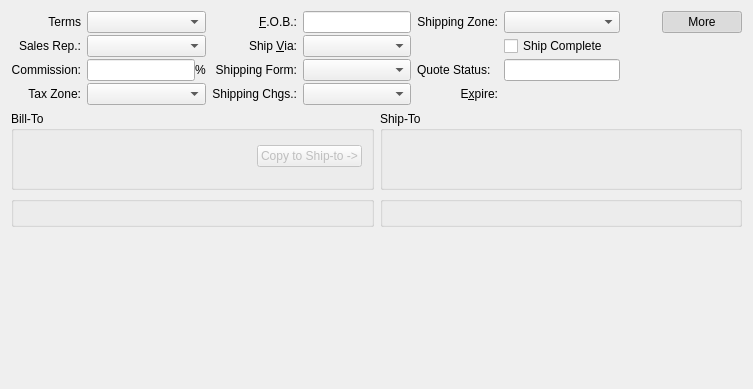
     <widget class="QWidget" name="_headerPage">
      <attribute name="title">
       <string>&amp;Header Information</string>
      </attribute>
      <layout class="QGridLayout" name="gridLayout_8">
       <item row="0" column="0" colspan="2">
        <layout class="QGridLayout">
         <property name="verticalSpacing">
          <number>2</number>
         </property>
         <item row="0" column="1">
          <widget class="XComboBox" name="_terms">
           <property name="sizePolicy">
            <sizepolicy hsizetype="Expanding" vsizetype="Fixed">
             <horstretch>0</horstretch>
             <verstretch>0</verstretch>
            </sizepolicy>
           </property>
           <property name="maximumSize">
            <size>
             <width>200</width>
             <height>16777215</height>
            </size>
           </property>
           <property name="allowNull">
            <bool>true</bool>
           </property>
           <property name="type">
            <enum>XComboBox::ARTerms</enum>
           </property>
          </widget>
         </item>
         <item row="1" column="1">
          <widget class="XComboBox" name="_salesRep">
           <property name="sizePolicy">
            <sizepolicy hsizetype="Expanding" vsizetype="Fixed">
             <horstretch>0</horstretch>
             <verstretch>0</verstretch>
            </sizepolicy>
           </property>
           <property name="maximumSize">
            <size>
             <width>200</width>
             <height>16777215</height>
            </size>
           </property>
           <property name="allowNull">
            <bool>true</bool>
           </property>
           <property name="type">
            <enum>XComboBox::SalesReps</enum>
           </property>
          </widget>
         </item>
         <item row="0" column="0">
          <widget class="QLabel" name="_termsLit">
           <property name="text">
            <string>Terms</string>
           </property>
           <property name="alignment">
            <set>Qt::AlignRight|Qt::AlignTrailing|Qt::AlignVCenter</set>
           </property>
           <property name="margin">
            <number>3</number>
           </property>
           <property name="buddy">
            <cstring>_terms</cstring>
           </property>
          </widget>
         </item>
         <item row="0" column="6">
          <layout class="QHBoxLayout">
           <item>
            <spacer>
             <property name="orientation">
              <enum>Qt::Horizontal</enum>
             </property>
             <property name="sizeHint" stdset="0">
              <size>
               <width>0</width>
               <height>20</height>
              </size>
             </property>
            </spacer>
           </item>
           <item>
            <widget class="QPushButton" name="_more">
             <property name="text">
              <string>More</string>
             </property>
             <property name="checkable">
              <bool>true</bool>
             </property>
             <property name="checked">
              <bool>true</bool>
             </property>
            </widget>
           </item>
          </layout>
         </item>
         <item row="2" column="1">
          <layout class="QHBoxLayout">
           <item>
            <widget class="XLineEdit" name="_commission">
             <property name="sizePolicy">
              <sizepolicy hsizetype="Preferred" vsizetype="Fixed">
               <horstretch>0</horstretch>
               <verstretch>0</verstretch>
              </sizepolicy>
             </property>
             <property name="alignment">
              <set>Qt::AlignRight</set>
             </property>
            </widget>
           </item>
           <item>
            <widget class="QLabel" name="_commissionPrcntLit">
             <property name="text">
              <string>%</string>
             </property>
            </widget>
           </item>
          </layout>
         </item>
         <item row="3" column="1">
          <widget class="XComboBox" name="_taxZone">
           <property name="sizePolicy">
            <sizepolicy hsizetype="Expanding" vsizetype="Fixed">
             <horstretch>0</horstretch>
             <verstretch>0</verstretch>
            </sizepolicy>
           </property>
           <property name="maximumSize">
            <size>
             <width>200</width>
             <height>16777215</height>
            </size>
           </property>
           <property name="allowNull">
            <bool>true</bool>
           </property>
           <property name="nullStr">
            <string>None</string>
           </property>
           <property name="type">
            <enum>XComboBox::TaxZones</enum>
           </property>
          </widget>
         </item>
         <item row="1" column="0">
          <widget class="QLabel" name="_salesRepLit">
           <property name="text">
            <string>Sales Rep.:</string>
           </property>
           <property name="alignment">
            <set>Qt::AlignRight|Qt::AlignTrailing|Qt::AlignVCenter</set>
           </property>
           <property name="margin">
            <number>3</number>
           </property>
          </widget>
         </item>
         <item row="2" column="0">
          <widget class="QLabel" name="_commissionLit">
           <property name="text">
            <string>Commission:</string>
           </property>
           <property name="alignment">
            <set>Qt::AlignRight|Qt::AlignTrailing|Qt::AlignVCenter</set>
           </property>
           <property name="margin">
            <number>0</number>
           </property>
          </widget>
         </item>
         <item row="3" column="0">
          <widget class="QLabel" name="_taxZoneLit">
           <property name="text">
            <string>Tax Zone:</string>
           </property>
           <property name="alignment">
            <set>Qt::AlignRight|Qt::AlignTrailing|Qt::AlignVCenter</set>
           </property>
           <property name="margin">
            <number>3</number>
           </property>
          </widget>
         </item>
         <item row="0" column="2">
          <widget class="QLabel" name="_fobLit">
           <property name="minimumSize">
            <size>
             <width>0</width>
             <height>0</height>
            </size>
           </property>
           <property name="text">
            <string>&amp;F.O.B.:</string>
           </property>
           <property name="alignment">
            <set>Qt::AlignRight|Qt::AlignTrailing|Qt::AlignVCenter</set>
           </property>
           <property name="buddy">
            <cstring>_fob</cstring>
           </property>
          </widget>
         </item>
         <item row="0" column="3">
          <widget class="XLineEdit" name="_fob">
           <property name="sizePolicy">
            <sizepolicy hsizetype="Preferred" vsizetype="Fixed">
             <horstretch>0</horstretch>
             <verstretch>0</verstretch>
            </sizepolicy>
           </property>
          </widget>
         </item>
         <item row="1" column="2">
          <widget class="QLabel" name="_shipViaLit">
           <property name="text">
            <string>Ship &amp;Via:</string>
           </property>
           <property name="alignment">
            <set>Qt::AlignRight|Qt::AlignTrailing|Qt::AlignVCenter</set>
           </property>
           <property name="buddy">
            <cstring>_shipVia</cstring>
           </property>
          </widget>
         </item>
         <item row="1" column="3">
          <widget class="XComboBox" name="_shipVia">
           <property name="type">
            <enum>XComboBox::ShipVias</enum>
           </property>
          </widget>
         </item>
         <item row="3" column="4">
          <widget class="QLabel" name="_expireLit">
           <property name="text">
            <string>E&amp;xpire:</string>
           </property>
           <property name="alignment">
            <set>Qt::AlignRight|Qt::AlignTrailing|Qt::AlignVCenter</set>
           </property>
           <property name="margin">
            <number>3</number>
           </property>
           <property name="buddy">
            <cstring>_expire</cstring>
           </property>
          </widget>
         </item>
         <item row="3" column="5">
          <widget class="DLineEdit" name="_expire">
           <property name="sizePolicy">
            <sizepolicy hsizetype="Minimum" vsizetype="Fixed">
             <horstretch>0</horstretch>
             <verstretch>0</verstretch>
            </sizepolicy>
           </property>
          </widget>
         </item>
         <item row="2" column="4">
          <widget class="QLabel" name="_quotestatusLit">
           <property name="text">
            <string>Quote Status:</string>
           </property>
          </widget>
         </item>
         <item row="2" column="5">
          <widget class="XLineEdit" name="_quotestaus">
           <property name="readOnly">
            <bool>true</bool>
           </property>
          </widget>
         </item>
         <item row="1" column="5">
          <widget class="QCheckBox" name="_shipComplete">
           <property name="text">
            <string>Ship Complete</string>
           </property>
          </widget>
         </item>
         <item row="2" column="3">
          <widget class="XComboBox" name="_shippingForm">
           <property name="allowNull">
            <bool>true</bool>
           </property>
           <property name="type">
            <enum>XComboBox::ShippingForms</enum>
           </property>
           <property name="defaultCode">
            <enum>XComboBox::None</enum>
           </property>
          </widget>
         </item>
         <item row="3" column="3">
          <widget class="XComboBox" name="_shippingCharges">
           <property name="allowNull">
            <bool>true</bool>
           </property>
           <property name="type">
            <enum>XComboBox::ShippingCharges</enum>
           </property>
          </widget>
         </item>
         <item row="0" column="5">
          <widget class="XComboBox" name="_shippingZone">
           <property name="allowNull">
            <bool>true</bool>
           </property>
           <property name="type">
            <enum>XComboBox::ShippingZones</enum>
           </property>
          </widget>
         </item>
         <item row="2" column="2">
          <widget class="QLabel" name="_shippingFormLit">
           <property name="text">
            <string>Shipping Form:</string>
           </property>
           <property name="alignment">
            <set>Qt::AlignRight|Qt::AlignTrailing|Qt::AlignVCenter</set>
           </property>
          </widget>
         </item>
         <item row="3" column="2">
          <widget class="QLabel" name="_shippingChargesLit">
           <property name="text">
            <string>Shipping Chgs.:</string>
           </property>
           <property name="alignment">
            <set>Qt::AlignRight|Qt::AlignTrailing|Qt::AlignVCenter</set>
           </property>
          </widget>
         </item>
         <item row="0" column="4">
          <widget class="QLabel" name="_shippingZoneLit">
           <property name="text">
            <string>Shipping Zone:</string>
           </property>
           <property name="alignment">
            <set>Qt::AlignRight|Qt::AlignTrailing|Qt::AlignVCenter</set>
           </property>
          </widget>
         </item>
        </layout>
       </item>
       <item row="1" column="0">
        <widget class="QGroupBox" name="_billtoAddrGroup">
         <property name="title">
          <string>Bill-To</string>
         </property>
         <layout class="QGridLayout" name="gridLayout_5">
          <item row="0" column="0">
           <widget class="QFrame" name="_custFrame">
            <property name="minimumSize">
             <size>
              <width>0</width>
              <height>32</height>
             </size>
            </property>
            <property name="maximumSize">
             <size>
              <width>16777215</width>
              <height>32</height>
             </size>
            </property>
            <property name="frameShape">
             <enum>QFrame::NoFrame</enum>
            </property>
            <property name="frameShadow">
             <enum>QFrame::Raised</enum>
            </property>
            <layout class="QHBoxLayout" name="horizontalLayout_3">
             <property name="margin">
              <number>0</number>
             </property>
             <item>
              <spacer>
               <property name="orientation">
                <enum>Qt::Horizontal</enum>
               </property>
               <property name="sizeHint" stdset="0">
                <size>
                 <width>13</width>
                 <height>17</height>
                </size>
               </property>
              </spacer>
             </item>
             <item>
              <widget class="QPushButton" name="_copyToShipto">
               <property name="enabled">
                <bool>false</bool>
               </property>
               <property name="text">
                <string>Copy to Ship-to -&gt;</string>
               </property>
              </widget>
             </item>
            </layout>
           </widget>
          </item>
          <item row="1" column="0">
           <widget class="AddressCluster" name="_billToAddr">
            <property name="enabled">
             <bool>false</bool>
            </property>
            <property name="maximumSize">
             <size>
              <width>16777215</width>
              <height>16777215</height>
             </size>
            </property>
            <property name="focusPolicy">
             <enum>Qt::StrongFocus</enum>
            </property>
           </widget>
          </item>
         </layout>
        </widget>
       </item>
       <item row="2" column="0">
        <widget class="QGroupBox" name="_billtoCntctGroup">
         <property name="title">
          <string/>
         </property>
         <layout class="QGridLayout" name="gridLayout_27">
          <item row="0" column="0">
           <widget class="ContactCluster" name="_billToCntct">
            <property name="minimalLayout">
             <bool>true</bool>
            </property>
           </widget>
          </item>
         </layout>
        </widget>
       </item>
       <item row="2" column="1">
        <widget class="QGroupBox" name="_shiptoCntctGroup">
         <property name="title">
          <string/>
         </property>
         <layout class="QGridLayout" name="gridLayout_7">
          <item row="0" column="0">
           <widget class="ContactCluster" name="_shipToCntct">
            <property name="minimalLayout">
             <bool>true</bool>
            </property>
           </widget>
          </item>
         </layout>
        </widget>
       </item>
       <item row="3" column="0" colspan="2">
        <layout class="QGridLayout">
         <property name="verticalSpacing">
          <number>2</number>
         </property>
         <item row="2" column="0" colspan="8">
          <spacer>
           <property name="orientation">
            <enum>Qt::Vertical</enum>
           </property>
           <property name="sizeHint" stdset="0">
            <size>
             <width>731</width>
             <height>151</height>
            </size>
           </property>
          </spacer>
         </item>
        </layout>
       </item>
       <item row="1" column="1">
        <widget class="QGroupBox" name="groupBox_3">
         <property name="title">
          <string>Ship-To</string>
         </property>
         <layout class="QGridLayout" name="gridLayout_6">
          <item row="0" column="0">
           <widget class="QFrame" name="_shiptoFrame">
            <property name="minimumSize">
             <size>
              <width>0</width>
              <height>32</height>
             </size>
            </property>
            <property name="maximumSize">
             <size>
              <width>16777215</width>
              <height>32</height>
             </size>
            </property>
            <property name="frameShape">
             <enum>QFrame::NoFrame</enum>
            </property>
            <property name="frameShadow">
             <enum>QFrame::Raised</enum>
            </property>
            <layout class="QHBoxLayout" name="horizontalLayout_2">
             <property name="margin">
              <number>0</number>
             </property>
             <item>
              <spacer>
               <property name="orientation">
                <enum>Qt::Horizontal</enum>
               </property>
               <property name="sizeType">
                <enum>QSizePolicy::Expanding</enum>
               </property>
               <property name="sizeHint" stdset="0">
                <size>
                 <width>197</width>
                 <height>29</height>
                </size>
               </property>
              </spacer>
             </item>
            </layout>
           </widget>
          </item>
          <item row="1" column="0">
           <widget class="AddressCluster" name="_shipToAddr">
            <property name="maximumSize">
             <size>
              <width>16777215</width>
              <height>16777215</height>
             </size>
            </property>
            <property name="focusPolicy">
             <enum>Qt::StrongFocus</enum>
            </property>
           </widget>
          </item>
         </layout>
        </widget>
       </item>
      </layout>
     </widget>
